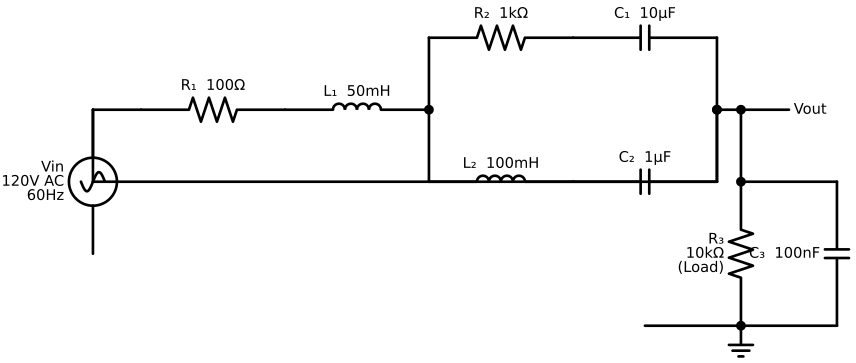

The script that saved this image:
"""
Complex RLC Network with Series and Parallel Sections
A multi-stage filter circuit demonstrating series and parallel combinations.
Perfect for showcasing Claude Code skill capabilities.
"""
import schemdraw
import schemdraw.elements as elm

with schemdraw.Drawing() as d:
    d.config(unit=3, fontsize=11)

    # AC Voltage source (left side, vertical)
    source = d.add(elm.SourceSin().up().label('Vin\n120V AC\n60Hz'))

    # Top rail to the right
    d += elm.Line().right().length(1).at(source.end)

    # First stage: Series RL (input filter)
    d += elm.Resistor().right().label('R₁  100Ω')
    d += elm.Inductor().right().label('L₁  50mH')

    # Junction for parallel section
    d += elm.Dot()
    d.push()

    # Top parallel branch: RC series
    d += elm.Line().up().length(1.5)
    d += elm.Resistor().right().label('R₂  1kΩ')
    d += elm.Capacitor().right().label('C₁  10μF')
    d += elm.Line().down().length(1.5)
    d += elm.Dot()

    # Return to junction for bottom parallel branch
    d.pop()

    # Bottom parallel branch: LC series (resonant tank)
    d += elm.Line().down().length(1.5)
    d += elm.Inductor().right().label('L₂  100mH')
    d += elm.Capacitor().right().label('C₂  1μF')
    d += elm.Line().up().length(1.5)

    # Continue from merged point
    d += elm.Dot()
    d.push()

    # Output tap
    d += elm.Line().right().length(0.5)
    d += elm.Dot()
    d.push()
    d += elm.Line().right().length(1).label('Vout', loc='right')
    d.pop()

    # Final load section: parallel RC
    d += elm.Line().down().length(1.5)
    d += elm.Dot()
    d.push()

    # Load resistor branch
    d += elm.Resistor().down().label('R₃\n10kΩ\n(Load)')
    d += elm.Dot()
    d.pop()

    # Load capacitor branch (parallel to R3)
    d += elm.Line().right().length(2)
    d += elm.Capacitor().down().label('C₃  100nF')
    d += elm.Line().left().length(2)

    # Ground at load
    d += elm.Ground()

    # Return path back to source
    d += elm.Line().left().length(2)
    d.pop()

    # Connect back from the junction before output
    d += elm.Line().down().length(1.5)
    d += elm.Line().left().tox(source.start)
    d += elm.Line().up().toy(source.start)

    d.save('complex-rlc-network.svg')
